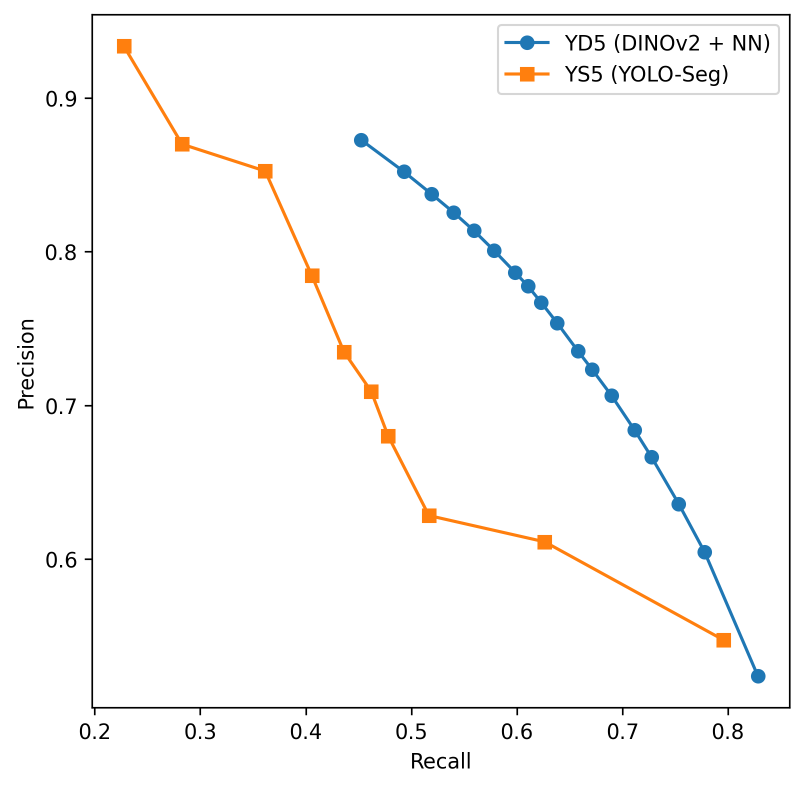
#> input picture src/Foundation/comparison_precision_recall.png, 1609 x 1575 px (shown at 1/2 size); its folder holds only this picture in this run
$ python -i oversampling.py   (imports and definitions only)
#> lines starting #> are read from the running program, lines starting #| are printed output that depends on the picture
#> further down, picture is the input picture: shape (1575, 1609, 3); mean B, G, R 249.1, 249.5, 249.8
import os
import cv2
import shutil
import random
import numpy as np
from pathlib import Path


SYNTH_IMAGE_DIR = Path(
    "/home/team_omd/omd_fl/01_Projekte/02-EvaSteel/"
    "03_Datasets/05_Paper/03_Synth_FLUX/images"
)

SYNTH_LABEL_DIR = Path(
    "/home/team_omd/omd_fl/01_Projekte/02-EvaSteel/"
    "03_Datasets/05_Paper/03_Synth_FLUX/labels"
)

OUT_IMAGE_DIR = Path(
    "/home/team_omd/omd_fl/01_Projekte/02-EvaSteel/"
    "03_Datasets/05_Paper/03_Synth_FLUX/02_Synth_FLUX_x10/images"
)

OUT_LABEL_DIR = Path(
    "/home/team_omd/omd_fl/01_Projekte/02-EvaSteel/"
    "03_Datasets/05_Paper/03_Synth_FLUX/02_Synth_FLUX_x10/labels"
)

# [2 lines not run here, left out]

OVERSAMPLE_FACTOR = 10

IMAGE_EXTENSIONS = {
    ".jpg",
    ".jpeg",
    ".png",
    ".bmp",
    ".tif",
    ".tiff",
}

RANDOM_SEED = 42


def ensure_uint8(image):
    return np.clip(image, 0, 255).astype(np.uint8)


# [49 lines left out: functions random_brightness_contrast, random_gamma, random_hsv, random_channel_shift, not called in this run]


def random_clahe(image):
    lab = cv2.cvtColor(image, cv2.COLOR_BGR2LAB)
#> lab: shape (1575, 1609, 3); mean of channels 0, 1, 2 249.9, 128.3, 128.3
    lightness, channel_a, channel_b = cv2.split(lab)
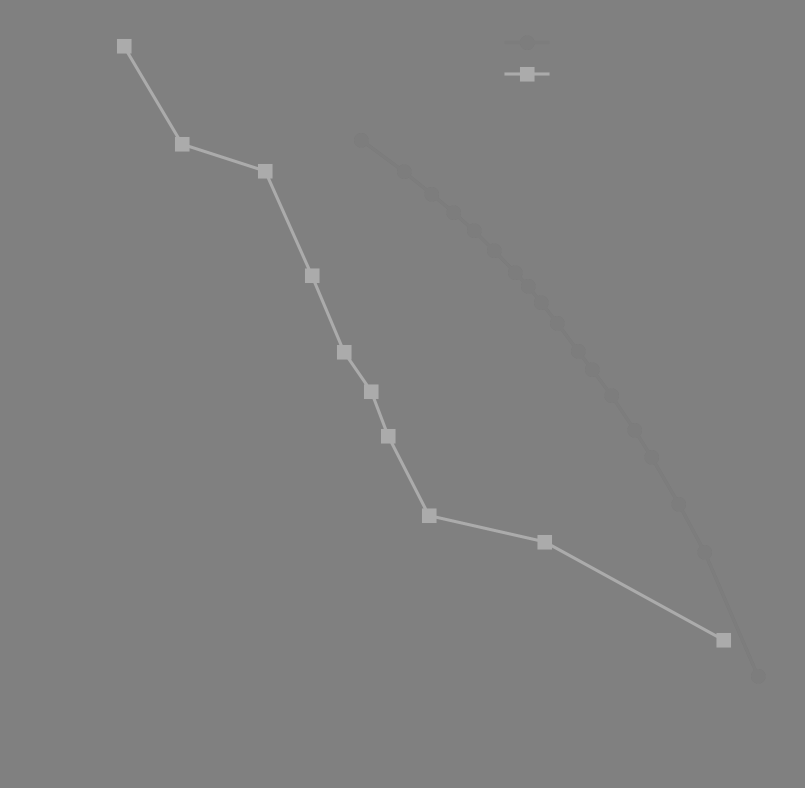
#> channel_a: shape (1575, 1609) (shown at 1/2 size); min 120, max 171, mean 128.3

    clip_limit = random.uniform(1.2, 3.5)
    grid_size = random.choice([4, 6, 8, 10])

    clahe = cv2.createCLAHE(
        clipLimit=clip_limit,
        tileGridSize=(grid_size, grid_size),
    )

    lightness = clahe.apply(lightness)

    result = cv2.merge((lightness, channel_a, channel_b))
#> result: shape (1575, 1609, 3); mean of channels 0, 1, 2 249.8, 128.3, 128.3
    return cv2.cvtColor(result, cv2.COLOR_LAB2BGR)


# [415 lines left out: functions random_gaussian_noise, random_poisson_noise, random_salt_pepper_noise, random_blur, random_sharpen, random_jpeg_compression and 7 more, not called in this run]

# [2 lines not run here, left out]

>>> import cv2
>>> picture = cv2.imread('../Foundation/comparison_precision_recall.png')
>>> result = random_clahe(picture)
